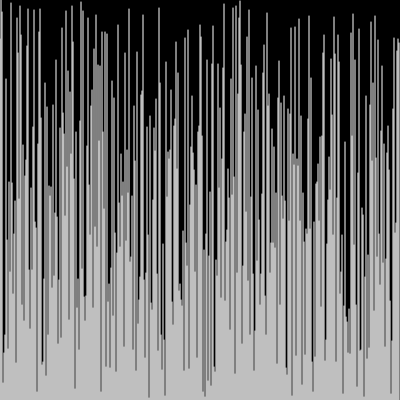
Frame 1 (no input)
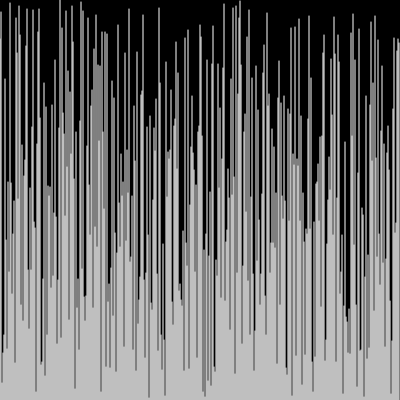
Frame 60 (no input)
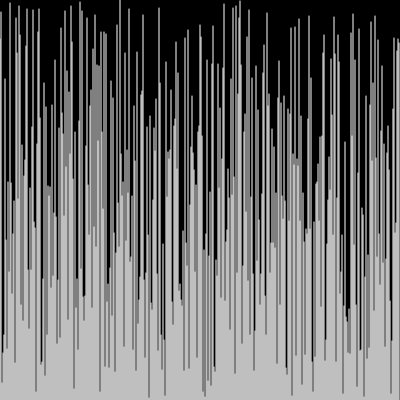
Frame 120 (the mouse pressed at the canvas centre since frame 60)

The p5.js sketch that drew these frames (run headless with seeded random() and noise() and a simulated clock; from frame 60 on, the mouse is pressed at the canvas centre):

// p5.js sketch
// ── sketch.js
let values = [];
let i = 0;
let j = 0;


function setup() {
  createCanvas(400, 400);
  values = [width];
  // gets 400 random whole numbers 1 - height 
  for (let i = 1; i < width; i++) {
    values.push(Math.floor(Math.random() * (height - 1) + 1))
  }
  // sorted yay.. values = sort(values)
}

function draw() {
  background(0);

  let a = values[j];
  let b = values[j + 1];
   if (a > b) {
      swap(values, j, j + 1)
    }
    
    j = j + 1;
    if (i < values.length) {
      if (j >= values.length-i-1) {
      j = 0;
      i = i + 1;
    }
    else {
      console.log("finished");
    }

    }
  for (let i = 0; i < values.length; i++) {
    stroke(255);
    line(i, height, i, height - values[i]); // draws line with value at index i
  }
}

// 
const bubbleSort = () => {
  for (let i = 0; i < values.length; i++) {
    for (let j = 0; j < values.length - 1; j++) {
      let a = values[j];
      let b = values[j + 1];
      if (a > b) {
        swap(values, j, j + 1)
      }
    }
  }
}


const swap = (values,a, b) => {
  let tempA = values[a];
  values[a] = values[b]
  values[b] = tempA;
}
